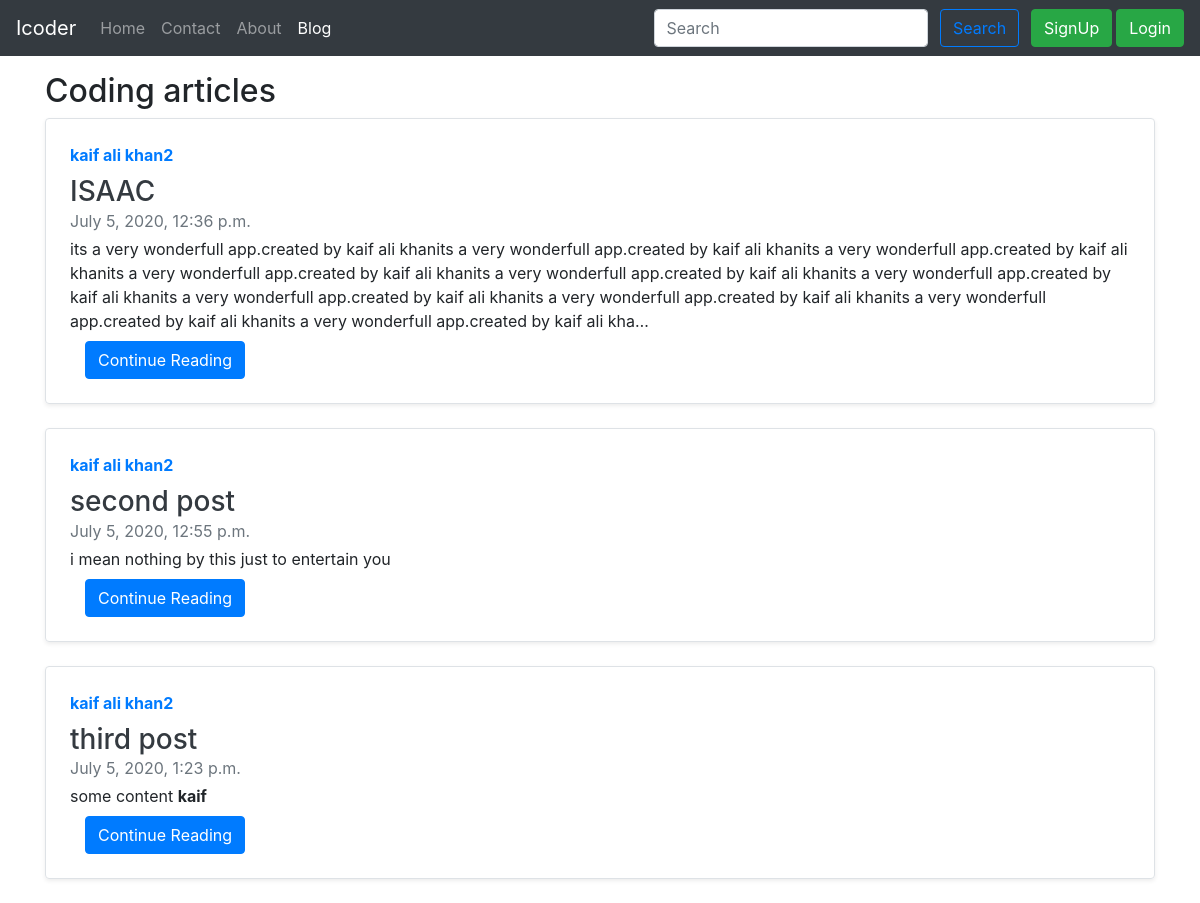
Screenshot of /blog/ with the database file from the repository.
### blog/models.py (models this page shows, shortened)
class Post(models.Model):
    sno = models.AutoField(primary_key = True)
    title = models.CharField(max_length = 255)
    content = models.TextField()
    author = models.CharField(max_length=13,default="")
    slug = models.CharField(max_length = 130,default="")
    views = models.IntegerField(default=0)
    timeStamp = models.DateTimeField(blank=True)

### blog/views.py (the view)
# urls.py: path('',views.blogHome,name='blogHome'),
def blogHome(request):
    allPosts = Post.objects.all()
    return render(request,'blog/blogHome.html',{'allPosts':allPosts})

### templates/blog/blogHome.html (shortened to what this page needs)
{% extends 'base.html' %}
{% block activeblog %}active
{% endblock activeblog %}
{% block body %}
<div class="container my-3">
  <h2>Coding articles</h2>
  {% for post in allPosts %}
  <div class="row no-gutters border rounded overflow-hidden flex-md-row mb-4 shadow-sm h-md-250 position-relative">
    <div class="col p-4 d-flex flex-column position-static">
      <strong class="d-inline-block mb-2 text-primary">{{post.author}}2</strong>
      <h3 class="mb-0"> <a class="text-dark" href="{{post.slug}}">{{post.title}}</a></h3>
      <div class="mb-1 text-muted">{{post.timeStamp}}</div>
      <p class="card-text mb-auto">
        {{post.content|truncatechars:500|safe}}
      </p>
      <div class="container mt-2">
        <a href="{{post.slug}}" class="btn btn-primary">Continue Reading</a>
      </div>
    </div>
  </div>
  {% endfor %}
</div>
{% endblock body %}

### templates/base.html (shortened to what this page needs)
<!doctype html>
<html lang="en">
<head>
  <link rel="stylesheet" href="https://stackpath.bootstrapcdn.com/bootstrap/4.5.0/css/bootstrap.min.css"
>
</head>
<body>
  <nav class="navbar navbar-expand-lg navbar-dark bg-dark">
    <a class="navbar-brand" href="#">Icoder</a>
    <div class="collapse navbar-collapse" id="navbarSupportedContent">
      <ul class="navbar-nav mr-auto">
        <li class="nav-item {% block activehome %}{% endblock activehome %}">
          <a class="nav-link" href="/">Home <span class="sr-only">(current)</span></a>
        </li>
        <li class="nav-item {% block activecontact %}{% endblock activecontact %}">
          <a class="nav-link" href="/contact">Contact</a>
        </li>
        <li class="nav-item {% block activeabout %}{% endblock activeabout %}">
          <a class="nav-link" href="/about">About</a>
        </li>
        <li class="nav-item {% block activeblog %}{% endblock activeblog %}">
          <a class="nav-link" href="/blog">Blog</a>
        </li>
      </ul>
      <div class="ml-auto form-inline">
      <form class=" my-2 my-lg-0 mx-2" method="GET" action="/search">
        <input class="form-control mr-sm-2" id="query" type="search" name="query" placeholder="Search"
          aria-label="Search">
        <button class="btn btn-outline-primary my-2 my-sm-0" type="submit">Search</button>
      </form>
    {% if user.is_authenticated %}
    <ul class="navbar-nav">
      <li class="nav-item dropdown" style="margin-right:53px">
        <a class="nav-link dropdown-toggle" href="#" id="navbarDropdown" role="button" data-toggle="dropdown" aria-haspopup="true" aria-expanded="false">
          Welcome {{request.user}}
        </a>
        <div class="dropdown-menu" aria-labelledby="navbarDropdown">
          <a class="dropdown-item" href="/logout">Logout</a>
        </div>
      </li>
      </ul>
    {% else %}
    <button type="button" class="btn btn-success mx-1" data-toggle="modal" data-target="#signupModal">
      SignUp
    </button>
    <button type="button" class="btn btn-success" data-toggle="modal" data-target="#loginModal">
      Login
    </button>
    {% endif %}
    </div>
    </div>
  </nav>
  {% block body %}
  {% endblock body %}
</body>
</html>

### rows the page displays
Post: author "kaif ali khan", title "ISAAC", timeStamp "July 5, 2020, 12:36 p.m.", content "its a very wonderfull app.created by kaif ali khanits a very wonderfull app.created by kaif ali khanits a very wonderfull app.created by kaif ali khanits a very wonderfull app.created by kaif ali khanits a very wonderfull app.created by kaif ali khanits a very wonderfull app.created by kaif ali khanits a very wonderfull app.created by kaif ali khanits a very wonderfull app.created by kaif ali khanits a very wonderfull app.created by kaif ali khanits a very wonderfull app.created by kaif ali kha…"
Post: author "kaif ali khan", title "second post", timeStamp "July 5, 2020, 12:55 p.m.", content "i mean nothing by this just to entertain you"
Post: author "kaif ali khan", title "third post", timeStamp "July 5, 2020, 1:23 p.m.", content "some content kaif"
